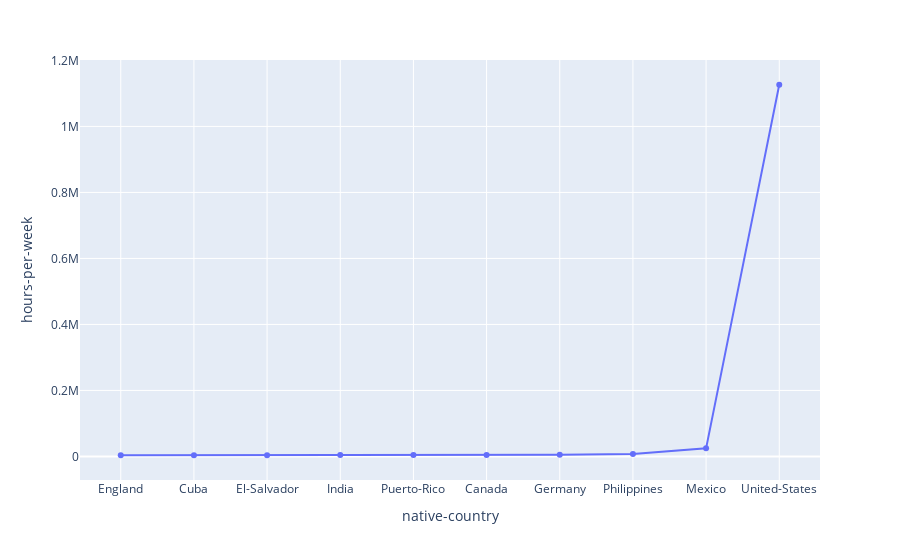

Source (notebook cell):
### Code cell
fig = px.line(native_hours.tail(10), x='native-country', y='hours-per-week', markers=True)
fig.show()

### Figure 1 — Plotly figure (JSON) as saved in the notebook; plotly's stock layout.template omitted (floating-point values rounded to 4 significant figures)
{"data": [{"hovertemplate": "native-country=%{x}<br>hours-per-week=%{y}<extra></extra>", "legendgroup": "", "line": {"color": "#636efa", "dash": "solid"}, "marker": {"symbol": "circle"}, "mode": "markers+lines", "name": "", "orientation": "v", "showlegend": false, "type": "scatter", "x": ["England", "Cuba", "El-Salvador", "India", "Puerto-Rico", "Canada", "Germany", "Philippines", "Mexico", "United-States"], "xaxis": "x", "y": [3653, 3655, 3700, 4153, 4201, 4438, 5345, 7445, 24564, 1126299], "yaxis": "y"}], "layout": {"legend": {"tracegroupgap": 0}, "margin": {"t": 60}, "xaxis": {"anchor": "y", "domain": [0, 1], "title": {"text": "native-country"}}, "yaxis": {"anchor": "x", "domain": [0, 1], "title": {"text": "hours-per-week"}}}}
